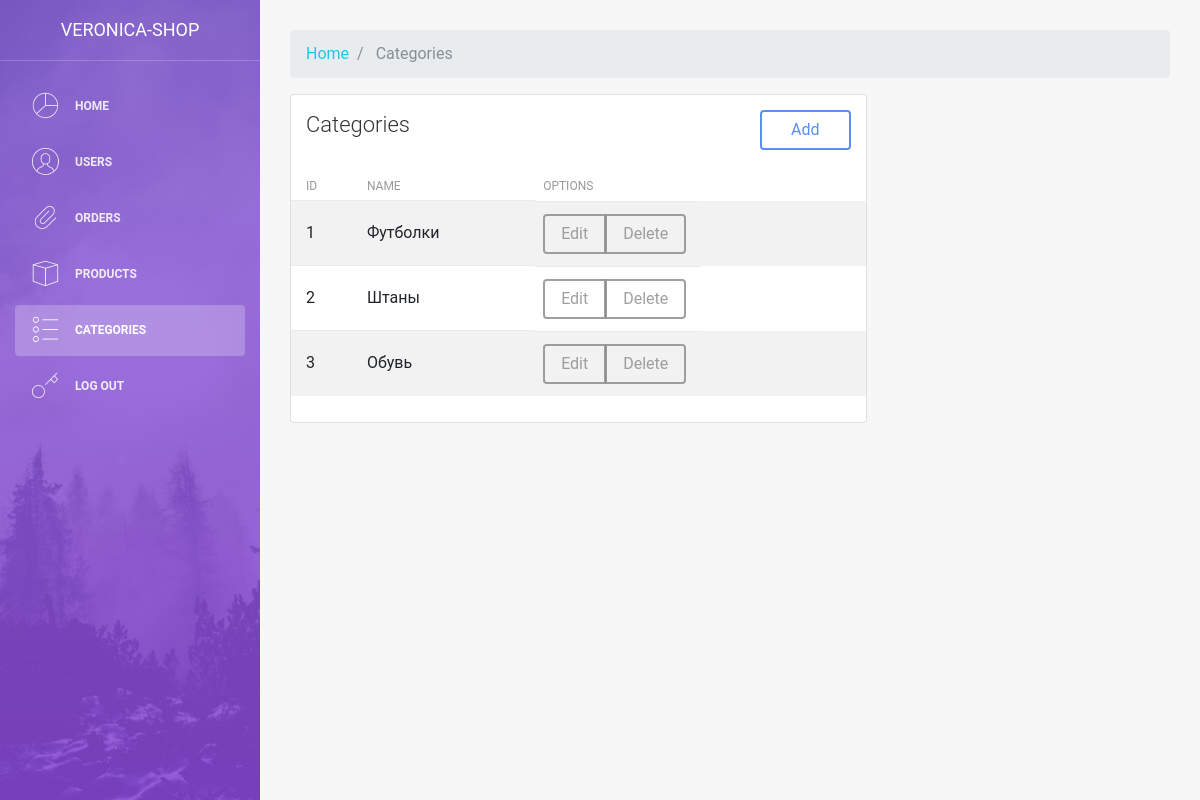
/admin/cat.php, run on the app's committed database.
### tables this page shows
CREATE TABLE `categories` (
  `id` int(11) NOT NULL,
  `title` varchar(255) NOT NULL
);

### admin/cat.php (the view, shortened to what this page needs)
<?php
include $_SERVER['DOCUMENT_ROOT'] . "/admin/parts/header.php";
?>
<nav aria-label="breadcrumb">
  <ol class="breadcrumb">
    <li class="breadcrumb-item">
        <a href="/admin/">Home</a>
    </li>
    <li class="breadcrumb-item active" aria-current="page">
        Categories
    </li>
  </ol>
</nav>
<div class="row">
    <div class="col-md-8">
        <div class="card strpied-tabled-with-hover">
            <div class="card-header ">
                <h4 class="card-title">
                    Categories
                    <a href="options/categories/add.php" class="btn btn-primary  pull-right col-md-2">Add</a>
                </h4>
            </div>
            <div class="card-body table-full-width table-responsive">
                <table class="table table-hover table-striped">
                    <thead>
                        <th>ID</th>
                        <th>Name</th>
                        <th>Options</th>
                    </thead>
                    <tbody>
                    	<?php
                    		$sql = "SELECT * FROM categories";
                    		$result = $conn->query($sql);
                    		while ($row = mysqli_fetch_assoc($result)) {
                    			?>
                        			<tr>
                                        <td><?php echo $row["id"]; ?></td>
                                        <td><?php echo $row["title"]; ?></td>
                                        <td>
                                        	<div class="btn-group " role="group" aria-label="Basic example">
    										  <a href="options/categories/edit.php?id=<?php echo $row["id"]; ?>" class="btn btn-secondary ">Edit</a>
    										  <a href="options/categories/delete.php?id=<?php echo $row["id"]; ?>"  class="btn btn-secondary">Delete</a>
    										</div>
                                        </td>
                                    </tr>
                                   <?php
                    		}
                    	?>
                    </tbody>
                </table>
            </div>
        </div>
    </div>
</div>
</div>
<?php
include $_SERVER['DOCUMENT_ROOT'] . "/admin/parts/footer.php";
 ?>

### data on the page
categories: id "1", title "Футболки"
categories: id "2", title "Штаны"
categories: id "3", title "Обувь"
